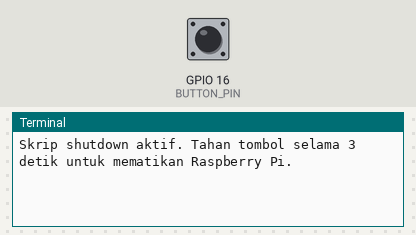
The program below on a simulated Raspberry Pi (BCM pin numbers). Shown: the last lines printed to the terminal. The test bench sets the inputs (shaded band); at power-on: GPIO 16 (BUTTON_PIN) HIGH. The run ends when the program shuts the computer down; the clock reads 2024-03-15 10:24:30 at power-on unless the program sets it. At 8.4 s the program puts the board to deep sleep or switches it off; the recording ends there.

Above: at 1.2 s.
1.3 s: GPIO 16 (BUTTON_PIN) pulled LOW for 0.15 s
At 2.1 s:
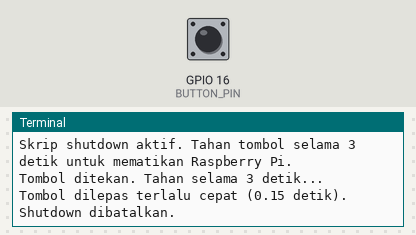
2.9 s: GPIO 16 (BUTTON_PIN) pulled LOW for 1 s
At 3.7 s:
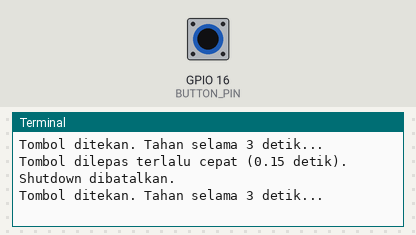
5.4 s: GPIO 16 (BUTTON_PIN) pulled LOW for 3.2 s
At 6.9 s:
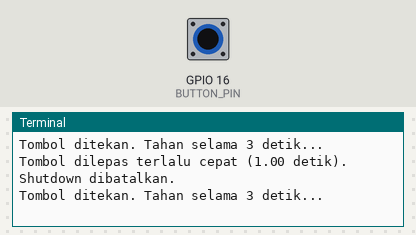

Measured:
- after the input at 1.3 s, the terminal: prints a new line at once (image 1)

The program:

shutdown_button.py
```python
import RPi.GPIO as GPIO
import time
import os

# Konfigurasi pin GPIO
BUTTON_PIN = 16  # Ganti dengan pin GPIO yang Anda gunakan
HOLD_TIME = 3    # Waktu tahan tombol dalam detik

# Konfigurasi mode GPIO (BCM atau BOARD)
GPIO.setmode(GPIO.BCM)

# Atur pin tombol sebagai input dengan pull-up internal
GPIO.setup(BUTTON_PIN, GPIO.IN, pull_up_down=GPIO.PUD_UP)

print(f"Skrip shutdown aktif. Tahan tombol selama {HOLD_TIME} detik untuk mematikan Raspberry Pi.")

# Variabel untuk melacak waktu penekanan tombol
button_press_time = None

def button_event_handler(channel):
    global button_press_time

    if GPIO.input(BUTTON_PIN) == GPIO.LOW:  # Tombol Ditekan (LOW karena pull-up)
        # Jika ini penekanan baru atau tombol belum dilepas
        if button_press_time is None:
            button_press_time = time.time()
            print(f"Tombol ditekan. Tahan selama {HOLD_TIME} detik...")
    else:  # Tombol Dilepas (HIGH)
        # Reset jika tombol dilepas sebelum waktu tahan terpenuhi
        if button_press_time is not None:
            elapsed_time = time.time() - button_press_time
            if elapsed_time < HOLD_TIME:
                print(f"Tombol dilepas terlalu cepat ({elapsed_time:.2f} detik). Shutdown dibatalkan.")
            button_press_time = None # Reset waktu penekanan

# Tambahkan event deteksi tombol untuk kedua tepi (rising dan falling)
# Ini memungkinkan kita untuk melacak kapan tombol ditekan dan dilepas
GPIO.add_event_detect(BUTTON_PIN, GPIO.BOTH, callback=button_event_handler, bouncetime=50)

try:
    while True:
        # Periksa setiap detik apakah tombol masih ditekan dan sudah melewati waktu tahan
        if button_press_time is not None:
            elapsed_time = time.time() - button_press_time
            if elapsed_time >= HOLD_TIME:
                print(f"Tombol ditahan selama {elapsed_time:.2f} detik. Mematikan Raspberry Pi sekarang...")
                os.system("sudo shutdown -h now")
                # Skrip akan berakhir di sini karena Pi akan mati
                break # Keluar dari loop

        time.sleep(0.1) # Cek lebih sering untuk deteksi tahan tombol yang lebih responsif

except KeyboardInterrupt:
    print("\nSkrip dihentikan.")
finally:
    GPIO.cleanup() # Bersihkan semua pengaturan GPIO sebelum keluar
    print("GPIO dibersihkan.")
```
